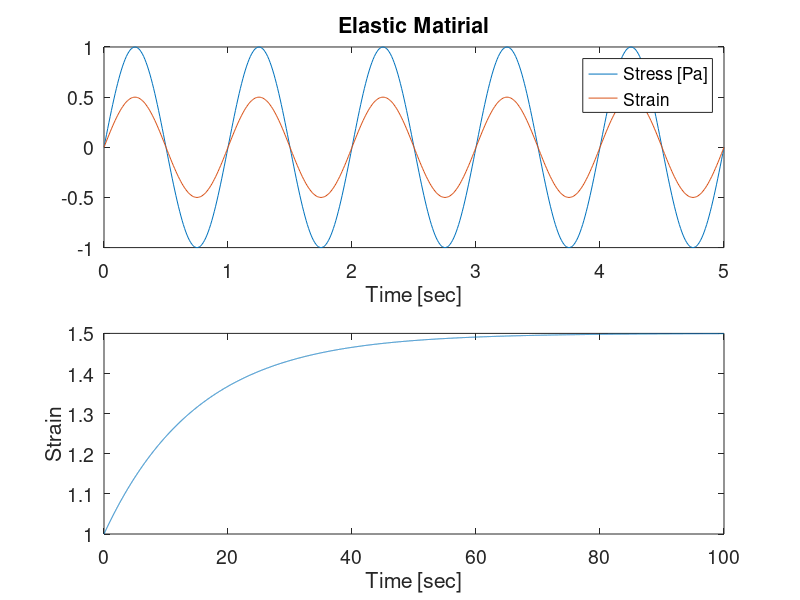
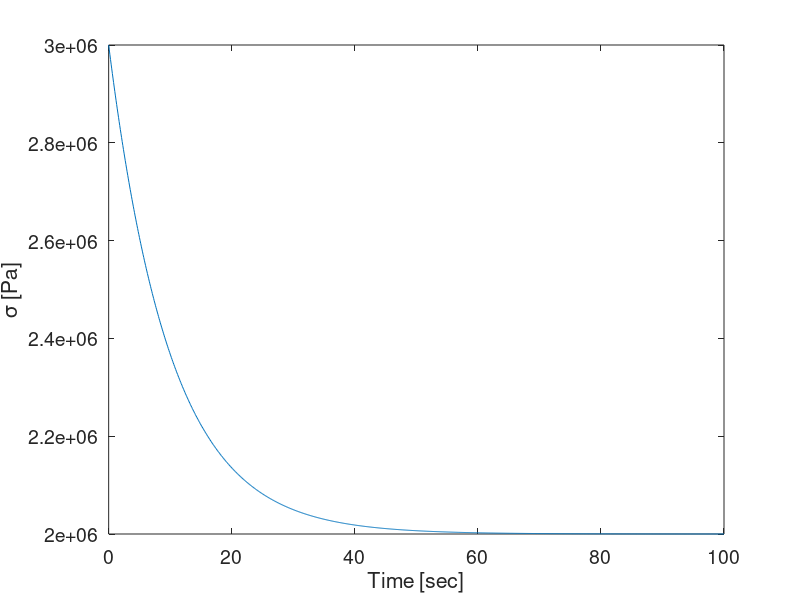

MATLAB code for these plots, in order:
%% Q3.4
set(0,'defaultAxesFontSize',14);
t = 0:0.01:5; 
w = 2*pi;
eta = 0.5;
k = 2;
sigma = sin(w*t);
e_elastic = sin(w*t)/k;
e_viscous = (1-cos(w*t))/(eta*w);
e = [e_elastic ; e_viscous];
matirial = ['Elastic Matirial' ; 'Viscous Matirial'];

for index = 1:2
subplot(2,1,index)
plot(t,sigma,t,e(index,:));
legend( 'Stress [Pa]' , 'Strain');
title( matirial(index, : ));
xlabel('Time [sec]')
end
%% Q3.5
k1=1e6;       
k2=2e6;         
eta=10e6;
sigma=3e6;

t=0:0.01:100;
e=sigma/k2*(1-k1/(k1+k2)*exp(-k1*k2/(eta*(k1+k2)).*t));
plot(t,e);
xlabel 'Time [sec]';
ylabel 'Strain';
%% 3.6
k1=1E6; %[Pa]
k2=2E6;  %[Pa]
eta=1E7; %[Pa*sec]
e=1;
tao=eta/k1;

t=[0:0.1:100];
sigma=e*(k2+k1*exp(-t/tao));

figure
plot(t,sigma);
xlabel('Time [sec]');
ylabel('\sigma [Pa]');

